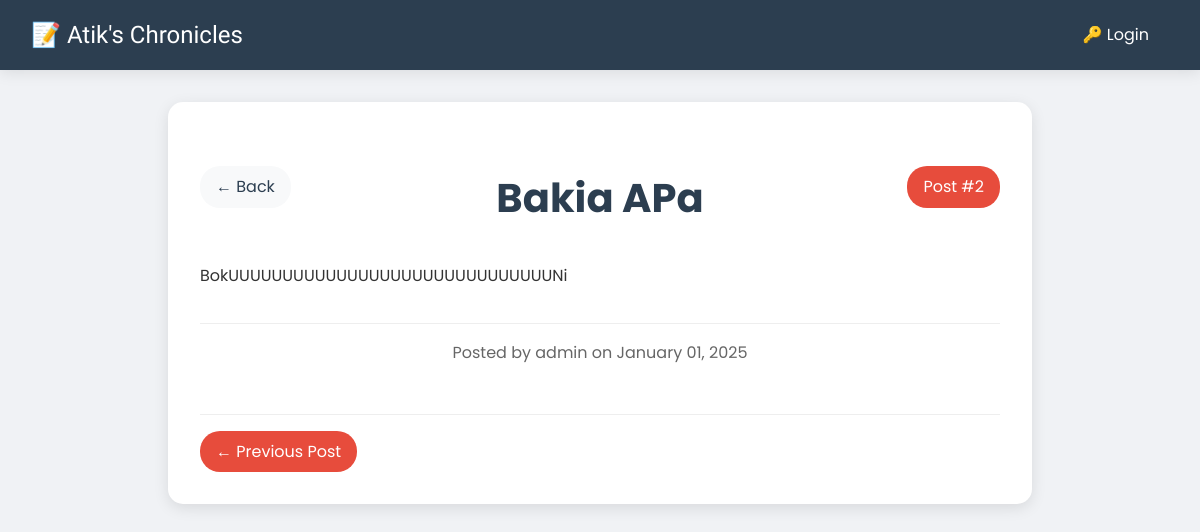
Before: /post/1 with the older database file.
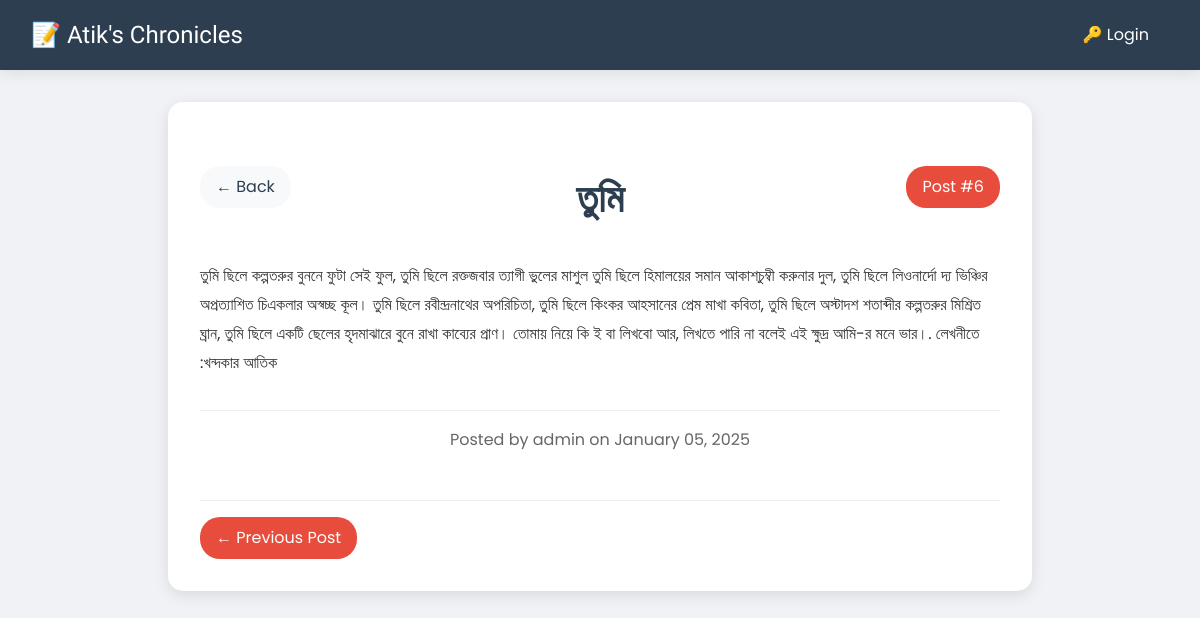
After: the same page with the newer database file.
### models.py (models this page shows)
class Post(db.Model):
    id = db.Column(db.Integer, primary_key=True)
    title = db.Column(db.String(100), nullable=False)
    date_posted = db.Column(db.DateTime, nullable=False, default=datetime.utcnow)
    content = db.Column(db.Text, nullable=False)
    user_id = db.Column(db.Integer, db.ForeignKey('user.id'), nullable=False)
    author = db.relationship('User', backref=db.backref('posts', lazy=True))

### routes.py (the view)
@app.route("/post/<int:post_id>")
def view_post(post_id):
    post = Post.query.get_or_404(post_id)
    all_posts = Post.query.order_by(Post.date_posted.desc()).all()
    post_number = all_posts.index(post) + 1
    prev_post = None
    next_post = None
    for i, p in enumerate(all_posts):
        if p.id == post_id:
            if i > 0:
                prev_post = all_posts[i-1]
            if i < len(all_posts)-1:
                next_post = all_posts[i+1]
            break
    return render_template('view_post.html',
                         post=post,
                         post_number=post_number,
                         prev_post=prev_post,
                         next_post=next_post,
                         last_edited_time=last_edited_time)

### templates/view_post.html (shortened to what this page needs)
{% extends "base.html" %}
{% block content %}
<div class="full-post-container">
    <div class="post-header">
        <a href="{{ url_for('home') }}" class="back-button">← Back</a>
        <div class="post-number">Post #{{ post_number }}</div>
        <h1 class="post-title">{{ post.title }}</h1>
    </div>
    <div class="post-content">
        {{ post.content | safe }}
    </div>
    <div class="post-meta">
        Posted by {{ post.author.username }} on {{ post.date_posted.strftime('%B %d, %Y') }}
    </div>
    <div class="post-navigation">
        {% if prev_post %}
            <a href="{{ url_for('view_post', post_id=prev_post.id) }}" class="nav-button">← Previous Post</a>
        {% else %}
            <span></span>
        {% endif %}
    </div>
</div>
{% endblock %}

Changed rows visible on the page:
changed Post: title "Bakia APa" → "তুমি"; content "BokUUUUUUUUUUUUUUUUUUUUUUUUUUUUUUNi" → "তুমি ছিলে কল্পতরুর বুননে ফুটা সেই ফুল, তুমি ছিলে রক্তজবার ত্যাগী ভুলের মাশুল তুমি ছিলে হিমালয়ের সমান আকাশচুম্বী করুনার দুল, তুমি ছিলে লিওনার্দো দ্য ভিঞ্চির অপ্রত্যাশিত চিএকলার অস্বচ্ছ কূল। তুমি ছিলে রবীন্দ্রনাথের অপরিচিতা, তুমি ছিলে কিংকর আহসানের প্রেম মাখা কবিতা, তুমি ছিলে অস্টাদশ শতাব্দীর কল্পতরুর মিশ্রিত ঘ্রান, তুমি ছিলে একটি ছেলের হৃদমাঝারে বুনে রাখা কাব্যের প্রাণ। তোমায় নিয়ে কি ই বা লিখবো আর, লিখতে পারি না বলেই এই ক্ষুদ্র আমি-র মনে ভার।. লেখনীতে :খন্দকার আতিক"; date_posted "January 01, 2025" → "January 05, 2025"
Other visible differences:
{{ post_number }}: "2" → "6"
